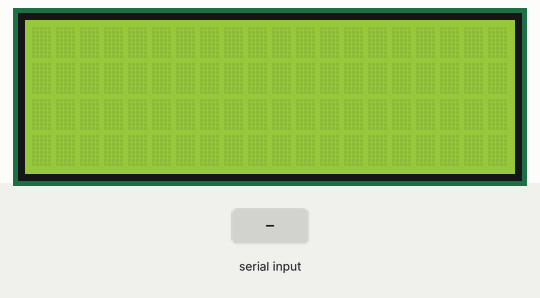
Bench run of a sketch on a simulated Arduino Uno, built with avr-gcc and run on an emulated ATmega328P. On the bench: 20×4 character LCD. The inputs (shaded band) are chosen by the test bench.

Above: at 1.2 s.
1.3 s: "1" received over Serial
3.8 s: "0" received over Serial
At 5.3 s:
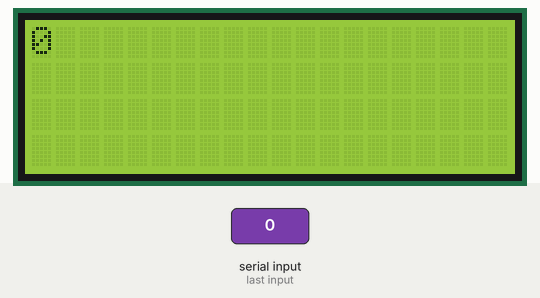
6.3 s: "2" received over Serial
Timing chart, 0 to 9.3 s (numbered marks = the images above; inputs shaded):
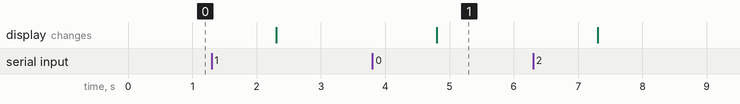

The sketch:

sketch_jul16a.ino
```cpp
#include<Wire.h>
#include<LiquidCrystal_I2C.h>
LiquidCrystal_I2C lcd(0x27,20,4);
//20,4

void setup() {
  lcd.init();
  lcd.backlight();
  Serial.begin(9600);


}

void loop() {
  if(Serial.available())
  {
    delay(1000);
    lcd.clear();
    while(Serial.available()>0){
    lcd.write(Serial.read());
  }

  }

}
```

Measured:
- after the input at 3.8 s, the display: changes after 1.0 s (image 1)
